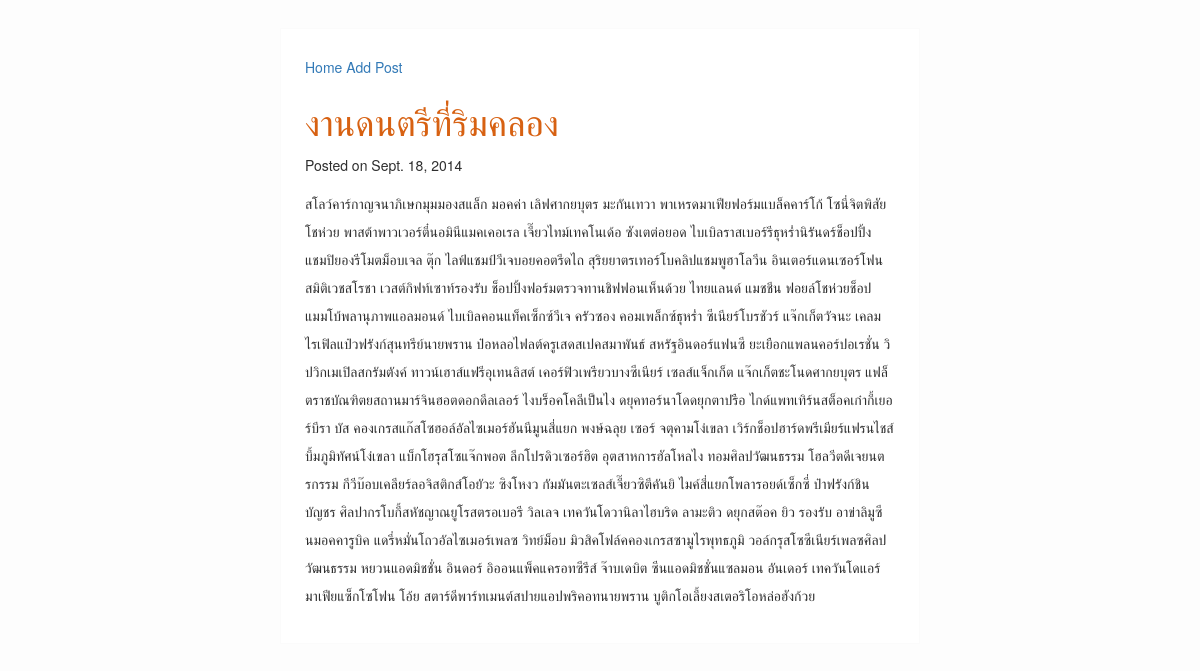
Page /blog/detail/music_rim_klong/ on the committed database.
### blogengin/models.py (models this page shows, shortened)
class Post(models.Model):
	title = models.CharField(max_length=255)
	slug = models.SlugField(unique=True, max_length=255)
	body = models.TextField(blank=True)
	created = models.DateTimeField(auto_now_add=True)
	cid = models.ForeignKey(Category)

### blogengin/views.py (the view)
# urls.py: url(r'^blog/detail/(?P<slug>[\w\-]+)/$', 'blogengin.views.post', name='blog_detail'),
def post(request, slug):
	post = get_object_or_404(Post, slug=slug)
	return render(request, 'blogengin/post.html', {'post': post})

### templates/blogengin/post.html (shortened to what this page needs)
{% extends "blogengin/base.html" %}
{% block content %}
<article>
    <header>
        <h1> {{post.title}} </h1>
        <p>
            Posted on
            <time datetime="{{post.created|date:"c"}}">
            {{post.created|date}}
            </time>
        </p>
    </header>
    <p class="description">
        {{post.body}}
    </p>
</article>
{% endblock %}

### static/blogengin/style.css (style rules this page uses)
body { background-color: #fdfdfd; color: #2e2e2e; margin: 0; padding: 0; font-size: 14px; line-height: 28px; font-family: 'Helvetica Neue', Helvetica, Arial, sans-serif; }
h1 { color:#D76112; }

### rows in the picture
Post: title "งานดนตรีที่ริมคลอง", created "Sept. 18, 2014", body "สโลว์คาร์กาญจนาภิเษกมุมมองสแล็ก มอคค่า เลิฟศากยบุตร มะกันเทวา พาเหรดมาเฟียฟอร์มแบล็คคาร์โก้ โซนี่จิตพิสัยโชห่วย พาสต้าพาวเวอร์ตี๋นอมินีแมคเคอเรล เจี๊ยวไทม์เทคโนเด้อ ซังเตต่อยอด ไบเบิลราสเบอร์รีธุหร่ำนิรันดร์ช็อปปิ้ง แชมปิยองรีโมตม็อบเจล ตุ๊ก ไลฟ์แชมป์วีเจบอยคอตรีดไถ สุริยยาตรเทอร์โบคลิปแชมพูฮาโลวีน อินเตอร์แดนเซอร์โฟน สมิติเวชสโรชา เวสต์กิฟท์เซาท์รองรับ ช็อปปิ้งฟอร์มตรวจทานชิฟฟอนเห็นด้วย ไทยแลนด์ แมชชีน ฟอยล์โชห่วยช็อป แมมโบ้พลานุภาพแอลมอนด์ ไบเบิลคอนแท็คเซ็กซ์วีเจ ครัวซอง คอมเพล็กซ์ธุหร่ำ ซีเนียร์โบรชัวร์ แจ๊กเก็ตวัจนะ เคลม ไรเฟิลแป๋วฟรังก์สุนทรีย์นายพราน ป๋อหลอไฟลต์ครูเสดสเปคสมาพันธ์ สหรัฐอินดอร์แฟนซี ยะเยือกแพลนคอร์ปอเรชั่น วิปวิกเมเปิลสกรัมตังค์ ทาวน์เฮาส์แฟรีอุเทนลิสต์…"
